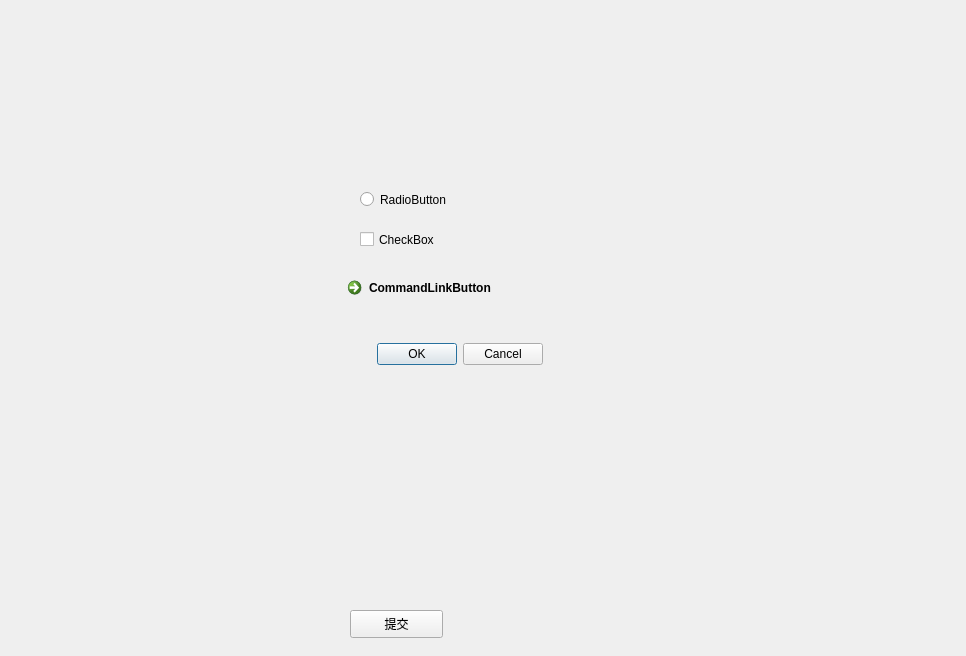
<?xml version="1.0" encoding="UTF-8"?>
<ui version="4.0">
 <class>HelloDialog</class>
 <widget class="QDialog" name="HelloDialog">
  <property name="geometry">
   <rect>
    <x>0</x>
    <y>0</y>
    <width>966</width>
    <height>656</height>
   </rect>
  </property>
  <property name="windowTitle">
   <string>HelloDialog</string>
  </property>
  <widget class="QPushButton" name="pushButton">
   <property name="geometry">
    <rect>
     <x>350</x>
     <y>610</y>
     <width>93</width>
     <height>28</height>
    </rect>
   </property>
   <property name="text">
    <string>提交</string>
   </property>
  </widget>
  <widget class="QRadioButton" name="radioButton">
   <property name="geometry">
    <rect>
     <x>360</x>
     <y>190</y>
     <width>115</width>
     <height>19</height>
    </rect>
   </property>
   <property name="text">
    <string>RadioButton</string>
   </property>
  </widget>
  <widget class="QCheckBox" name="checkBox">
   <property name="geometry">
    <rect>
     <x>360</x>
     <y>230</y>
     <width>91</width>
     <height>19</height>
    </rect>
   </property>
   <property name="text">
    <string>CheckBox</string>
   </property>
  </widget>
  <widget class="QCommandLinkButton" name="commandLinkButton">
   <property name="geometry">
    <rect>
     <x>340</x>
     <y>270</y>
     <width>187</width>
     <height>41</height>
    </rect>
   </property>
   <property name="text">
    <string>CommandLinkButton</string>
   </property>
  </widget>
  <widget class="QDialogButtonBox" name="buttonBox">
   <property name="geometry">
    <rect>
     <x>350</x>
     <y>340</y>
     <width>193</width>
     <height>28</height>
    </rect>
   </property>
   <property name="standardButtons">
    <set>QDialogButtonBox::Cancel|QDialogButtonBox::Ok</set>
   </property>
  </widget>
 </widget>
 <layoutdefault spacing="6" margin="11"/>
 <resources/>
 <connections/>
</ui>
